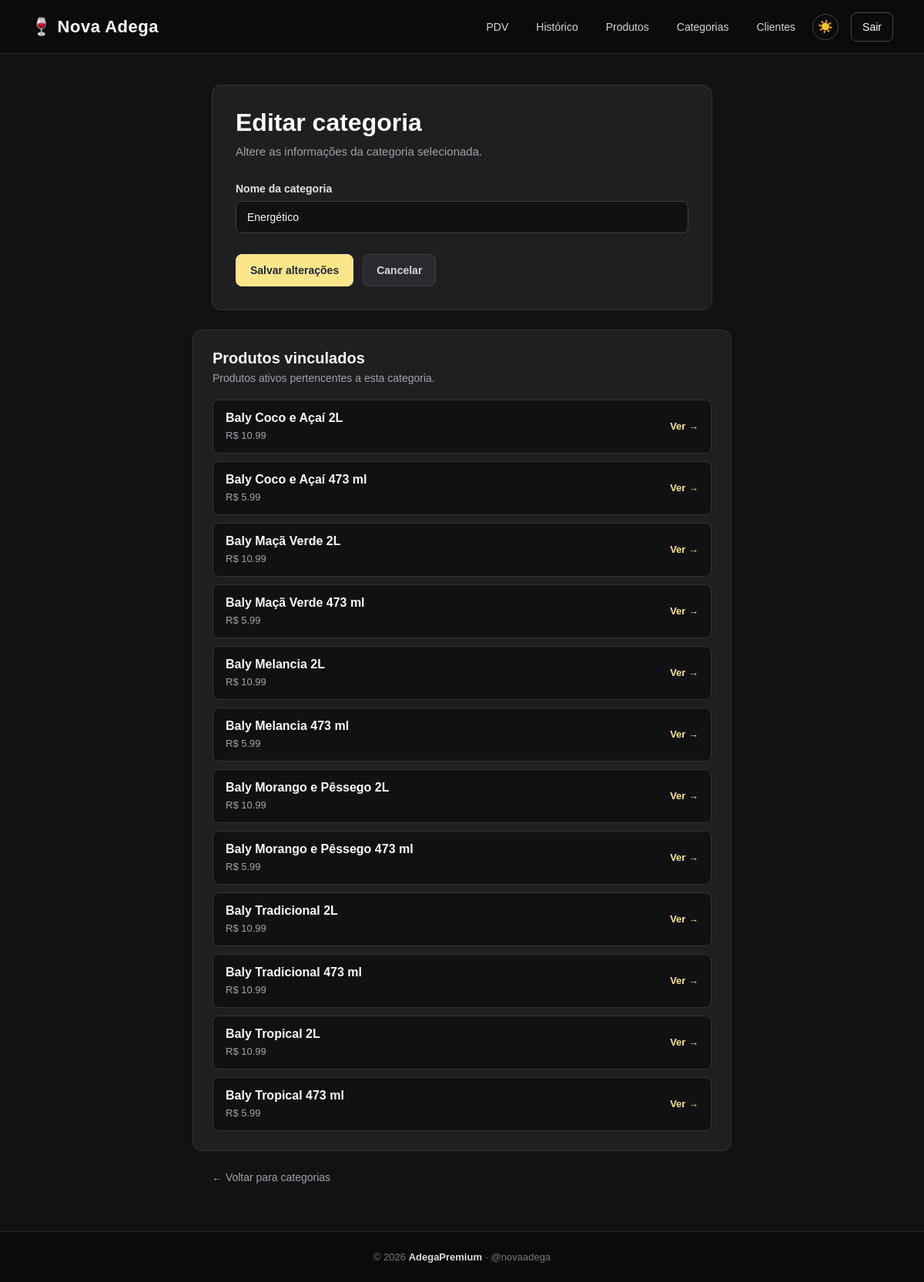
The page /categorias/8/editar (signed in) on the database as committed earlier.
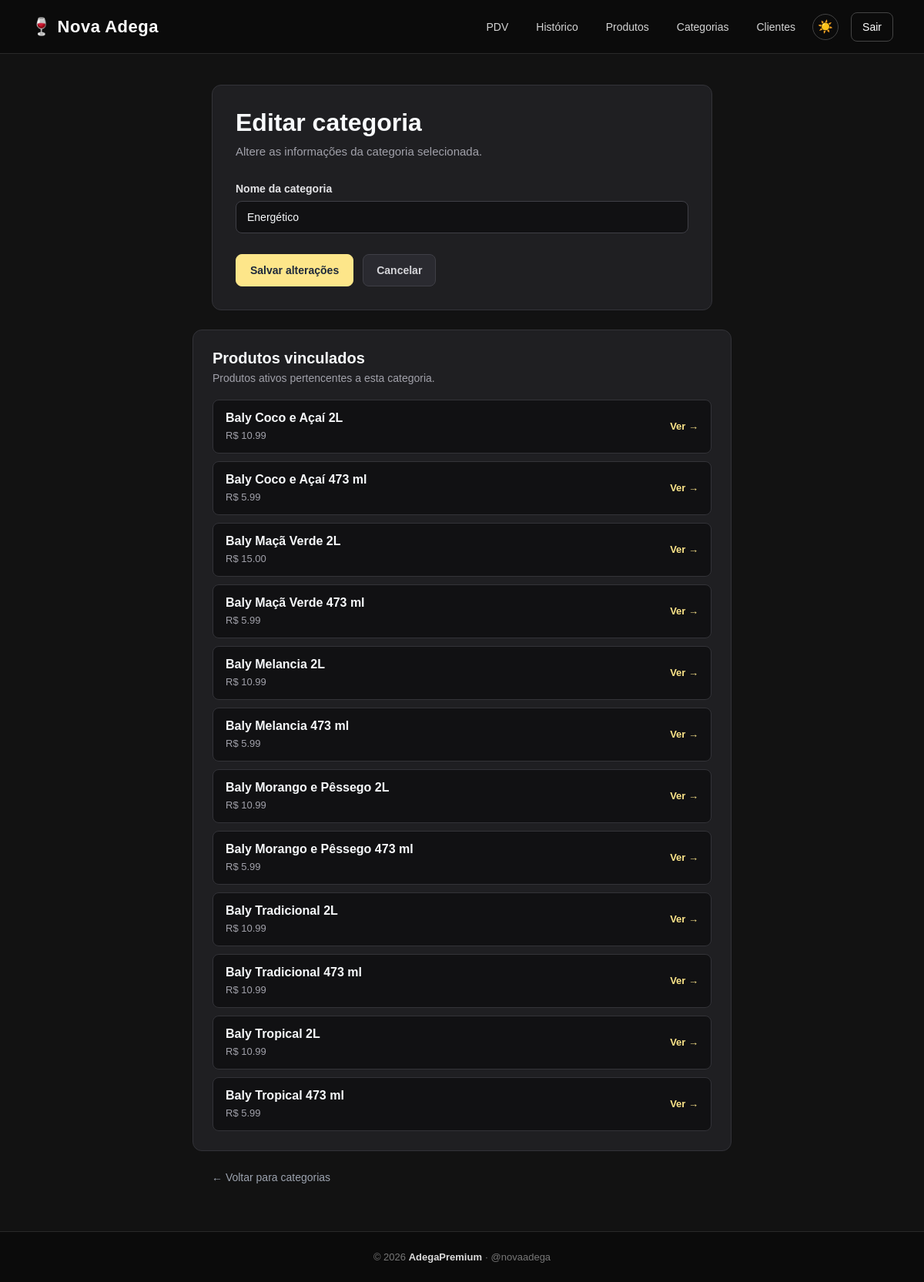
The same page on the database as committed later.
### app/models/produto.py (models this page shows, shortened)
class Produto(Base):
    __tablename__ = "produtos"
    id = Column(Integer, primary_key=True, autoincrement=True, index=True)
    nome = Column(String(150), nullable=False, index=True)
    preco = Column(Float, nullable=False, default=0.0)
    estoque_atual = Column(Integer, nullable=False, default=0)
    ativo = Column(Boolean, default=True)
    imagem_path = Column(String(255), nullable=True)
    categoria_id = Column(Integer, ForeignKey("categorias.id", ondelete="SET NULL"), nullable=True )
    categoria = relationship("Categoria", back_populates="produtos")

### app/controllers/categoria_controller.py (the view)
@router.get("/{categoria_id}/editar")
def form_editar_categoria(
    categoria_id: int,
    request: Request,
    db: Session = Depends(get_db),
    admin = Depends(get_admin)
):
    editando = db.query(Categoria).filter(
        Categoria.id == categoria_id
    ).first()
    if not editando:
        return RedirectResponse(url="/categorias", status_code=302)
    return templates.TemplateResponse(
        request,
        "categorias/form.html",
        {
            "request":  request,
            "usuario":  admin,
            "editando": editando,
        }
    )

### app/templates/categorias/form.html (shortened to what this page needs)
{% extends "base.html" %}
{% block styles %}
<link rel="stylesheet" href="/static/CSS/categorias.css">
{% endblock %}
{% block content %}
<main class="container">
    <section class="form-categoria">
        <div class="form-titulo">
            <h1>
                {{ "Editar categoria" if editando else "Nova categoria" }}
            </h1>
            <p>
                {{
                    "Altere as informações da categoria selecionada."
                    if editando
                    else "Cadastre uma nova categoria para organizar os produtos."
                }}
            </p>
        </div>
        <form
            action="{{ '/categorias/' + editando.id|string + '/editar' if editando else '/categorias/nova' }}"
            method="post"
            class="categoria-form"
        >
            <div class="form-grupo">
                <label for="nome">
                    Nome da categoria
                </label>
                <input
                    type="text"
                    id="nome"
                    name="nome"
                    value="{{ editando.nome if editando else (valores.nome if valores else '') }}"
                    placeholder="Ex: Cervejas, Vinhos, Destilados..."
                    required
                    autofocus
                >
            </div>
            <div class="form-botoes">
                <button
                    type="submit"
                    class="btn-salvar"
                >
                    {{
                        "Salvar alterações"
                        if editando
                        else "Criar categoria"
                    }}
                </button>
                <a
                    href="/categorias"
                    class="btn-cancelar"
                >
                    Cancelar
                </a>
            </div>
        </form>
    </section>
    {% if editando and editando.produtos %}
    <section class="produtos-vinculados">
        <div class="titulo-vinculados">
            <h2>
                Produtos vinculados
            </h2>
            <p>
                Produtos ativos pertencentes a esta categoria.
            </p>
        </div>
        <div class="lista-produtos">
            {% for p in editando.produtos if p.ativo %}
            <a
                href="/produtos/{{ p.id }}"
                class="produto-vinculado"
            >
                <div>
                    <strong>
                        {{ p.nome }}
                    </strong>
                    <span>
                        R$ {{ "%.2f"|format(p.preco) }}
                    </span>
                </div>
                <span class="ver-produto">
                    Ver →
                </span>
            </a>
            {% else %}
            <p class="sem-produtos">
                Nenhum produto ativo vinculado.
            </p>
            {% endfor %}
        </div>
    </section>
    {% endif %}
    <div class="voltar">
        <a href="/categorias">
            ← Voltar para categorias
        </a>
    </div>
</main>
{% endblock %}

Rows that differ between the two databases and show on the page:
changed Produto "Baly Maçã Verde 2L": preco "10.99" → "15.00"
